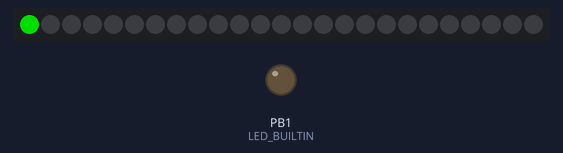
The sketch below on a simulated ATtiny85, built with avr-gcc and run on an emulated ATtiny85. Parts: 25 RGB LEDs in strip order, left to right, output pins drawn as LEDs (lit = HIGH). Dim RGB values are drawn brighter than linear.

Above: at 2.01 s.
At 11.19 s:
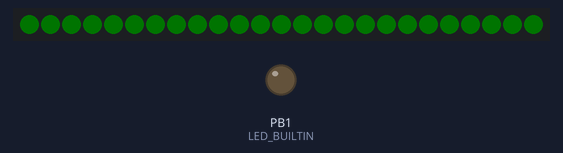
At 17.05 s:
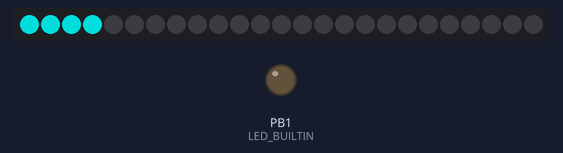
At 20.97 s:
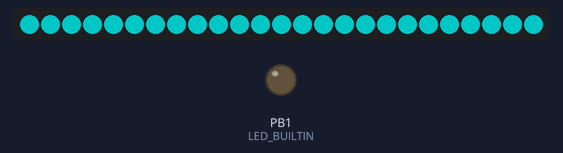
At 31.94 s:
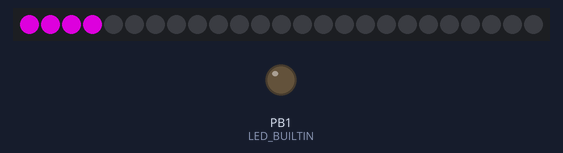
At 39.91 s:
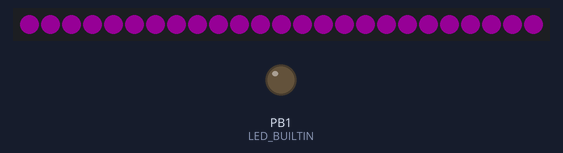

The sketch:

simple_rgbw.ino
```cpp
// Modified simple sketch to support RGBW strips like SK6812 based:
// http://www.szledcolor.com/download/SK6812RGBW.pdf
// Should be used with Adafruit NeoPixel version 1.0.3
// Hacked by G. Knauf 2015-12-06

#include <Adafruit_NeoPixel.h>
#ifdef __AVR__
#include <avr/power.h>
#endif

// Which pin on the Arduino is connected to the NeoPixels?
// On a Trinket or Gemma we suggest changing this to 1
#ifdef __AVR_ATtiny85__
#define NEO_PIN		0  // NeoPixel DATA
#undef  LED_BUILTIN
//#define LED_BUILTIN	0 // LED on Model B
#define LED_BUILTIN	1 // LED on Model A
#else
#define NEO_PIN		6  // NeoPixel DATA
#endif

// What type of NeoPixel strip is attached to the Arduino?
#define NEO_PTYPE	NEO_GRBW	// f.e. SK6812
//#define NEO_PTYPE	NEO_GRB		// most NeoPixel products

// How many NeoPixels are attached to the Arduino?
#define NUMPIXELS	25

#define BRIGHTNESS	255 // set max brightness

#define IWAIT		2000
#define SWAIT		25
#define LWAIT		50
#define HWAIT		500

// Parameter 1 = number of pixels in strip
// Parameter 2 = Arduino pin number (most are valid)
// Parameter 3 = pixel type flags, add together as needed:
//   NEO_KHZ800  800 KHz bitstream (most NeoPixel products w/WS2812 LEDs)
//   NEO_KHZ400  400 KHz (classic 'v1' (not v2) FLORA pixels, WS2811 drivers)
//   NEO_GRB     Pixels are wired for GRB bitstream (most NeoPixel products)
//   NEO_RGB     Pixels are wired for RGB bitstream (v1 FLORA pixels, not v2)
//   NEO_GRBW    Pixels are wired for GRBW bitstream (f.e. SK6812)
Adafruit_NeoPixel strip = Adafruit_NeoPixel(NUMPIXELS, NEO_PIN, NEO_PTYPE + NEO_KHZ800);

// IMPORTANT: To reduce NeoPixel burnout risk, add 1000 uF capacitor across
// pixel power leads, add 300 - 500 Ohm resistor on first pixel's data input
// and minimize distance between Arduino and first pixel.  Avoid connecting
// on a live circuit...if you must, connect GND first.

// NOTE: RGBW LEDs draw up to 80mA with all colors + white at full brightness!
// That means that a 60-pixel strip can draw up to 60x 80 = 4800mA, so you
// should use a 5A power supply; for a 144-pixel strip its max 11520mA = 12A!

void setup() {
#ifdef __AVR_ATtiny85__
  // This is for Trinket 5V 16MHz
  if (F_CPU == 16000000) clock_prescale_set(clock_div_1);
  // End of trinket special code
#endif

#ifdef LED_BUILTIN
  // Turn the onboard LED off by making the voltage LOW
  pinMode(LED_BUILTIN, OUTPUT);
  digitalWrite(LED_BUILTIN, LOW);
#endif

  strip.begin(); // This initializes the NeoPixel library.
  strip.setBrightness(BRIGHTNESS); // set brightness
  strip.show(); // Initialize all pixels to 'off'

#ifdef IWAIT
  delay(IWAIT);
#endif
}

void loop() {
  // For a set of NeoPixels the first NeoPixel is 0, second is 1,
  // all the way up to the count of pixels minus one.

  // Moderately bright green color.
  colorWipe(strip.Color(0,150,0,0), LWAIT);
  // Fade off with reducing brightness
  fadeOff(LWAIT);
  strip.clear(); // turn all pixels off
  strip.setBrightness(BRIGHTNESS); // restore max brightness value

  // Moderately bright cyan color.
  colorWipe(strip.Color(0,150,150,0), LWAIT);
  // Fade off with reducing brightness
  fadeOff(LWAIT);
  strip.clear(); // turn all pixels off
  strip.setBrightness(BRIGHTNESS); // restore max brightness value

  // Moderately bright purple color.
  colorWipe(strip.Color(150,0,150,0), LWAIT);
  // Fade off with reducing brightness
  fadeOff(LWAIT);
  strip.clear(); // turn all pixels off
  strip.setBrightness(BRIGHTNESS); // restore max brightness value

#if (((NEO_PTYPE & 0xC0) >> 2) != (NEO_PTYPE & 0x30)) // check for RGBW type
  // Moderately bright white LED.
  colorWipe(strip.Color(0,0,0,150), LWAIT);
#else
  // Moderately bright white color (composed RGB).
  colorWipe(strip.Color(150,150,150,0), LWAIT);
#endif
  // Fade off with reducing brightness
  fadeOff(LWAIT);
  strip.clear(); // turn all pixels off
  strip.setBrightness(BRIGHTNESS); // restore max brightness value
}

// Fill the dots one after the other with a color
void colorWipe(uint32_t c, uint16_t wait) {
  for(uint16_t i=0; i<strip.numPixels(); i++) {
    strip.setPixelColor(i, c);
    strip.show();
    delay(wait);
  }
}

// Fade off with reducing brightness
void fadeOff(uint16_t wait) {
  byte brightness;
  while ((brightness = strip.getBrightness()) > 0) {
    strip.setBrightness(--brightness);
    strip.show(); // This sends the updated pixel brightness to the hardware.
    delay(wait); // Delay for a period of time (in milliseconds).
  }
}
```
